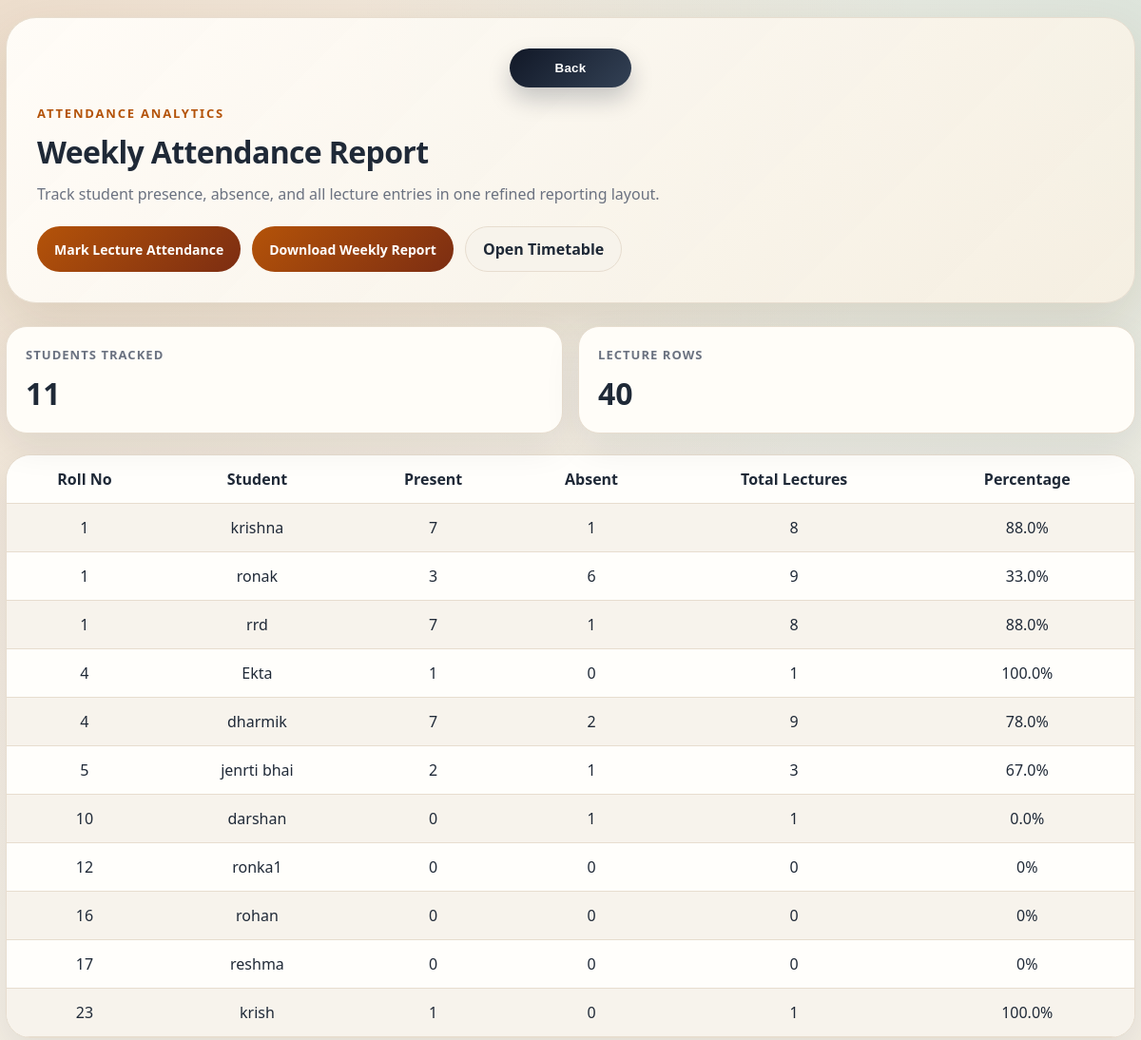
Page /weekly_attendance (signed in, upper part) on the earlier database version.
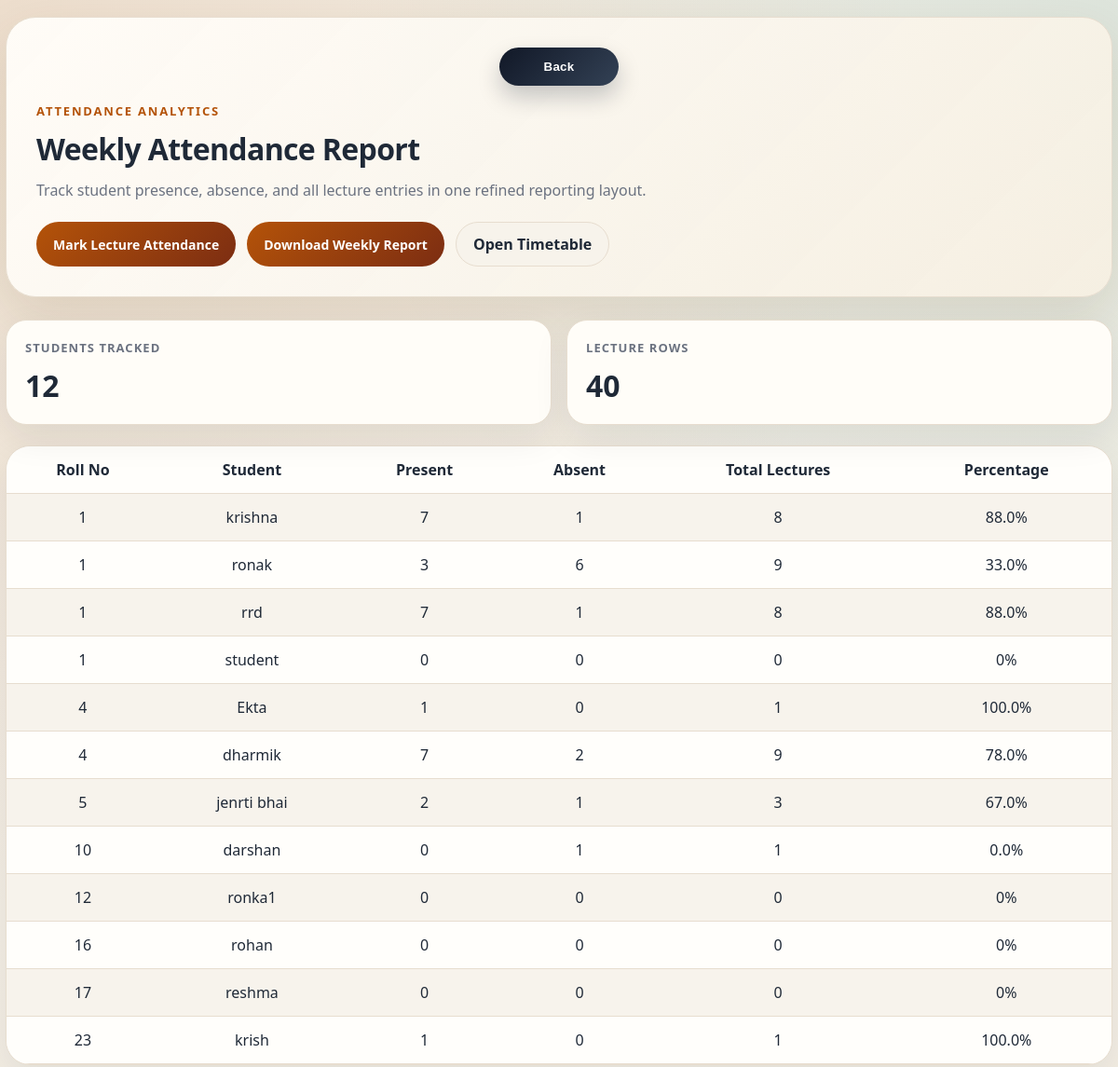
Same page on the later database version.
### tables this page shows
CREATE TABLE users(
        id INTEGER PRIMARY KEY AUTOINCREMENT,
        rollno INTEGER,
        username TEXT UNIQUE,
        password TEXT,
        gender TEXT,
        mobile TEXT,
        address TEXT,
        photo TEXT,
        enroll TEXT,
        blood TEXT,
        school TEXT,
        birthdate TEXT
    , role TEXT DEFAULT 'student', class TEXT);

### app.py (the view)
@app.route("/weekly_attendance")
def weekly_attendance():
    if "user" not in session:
        return redirect("/")
    user = current_user()
    if user is None:
        session.clear()
        return redirect("/")
    with db() as con:
        ensure_six_month_timetable(con)
        if session.get("role") == "student":
            summary = con.execute("""
            SELECT
                users.id,
                users.rollno,
                users.username,
                SUM(CASE WHEN lecture_attendance.status='Present' THEN 1 ELSE 0 END) AS present_count,
                SUM(CASE WHEN lecture_attendance.status='Absent' THEN 1 ELSE 0 END) AS absent_count,
                SUM(CASE WHEN lecture_attendance.status IN ('Present', 'Absent') THEN 1 ELSE 0 END) AS total_count
            FROM users
            LEFT JOIN lecture_attendance ON lecture_attendance.student_id = users.id
            WHERE users.id=?
            GROUP BY users.id, users.rollno, users.username
            """, (user["id"],)).fetchall()
            lectures = get_lecture_attendance_rows(
                con,
                "WHERE users.id=?",
                (user["id"],)
            )
        else:
            summary = con.execute("""
            SELECT
                users.id,
                users.rollno,
                users.username,
                SUM(CASE WHEN lecture_attendance.status='Present' THEN 1 ELSE 0 END) AS present_count,
                SUM(CASE WHEN lecture_attendance.status='Absent' THEN 1 ELSE 0 END) AS absent_count,
                SUM(CASE WHEN lecture_attendance.status IN ('Present', 'Absent') THEN 1 ELSE 0 END) AS total_count
            FROM users
            LEFT JOIN lecture_attendance ON lecture_attendance.student_id = users.id
            WHERE users.role='student'
            GROUP BY users.id, users.rollno, users.username
            ORDER BY users.rollno, users.username
            """).fetchall()
            lectures = get_lecture_attendance_rows(
                con,
                "WHERE users.role='student'"
            )
    return render_template(
        "shared/weekly_attendance.html",
        summary=summary,
        lectures=lectures,
        is_student_view=session.get("role") == "student"
    )

### app.py (called while the page is built)
def db():
    con = sqlite3.connect(app.config["DATABASE_PATH"])
    con.row_factory = sqlite3.Row
    return con

def current_user():
    if "user" not in session:
        return None
    with db() as con:
        return con.execute(
            "SELECT * FROM users WHERE username=?",
            (session["user"],)
        ).fetchone()

def format_display_date(value):
    try:
        return date.fromisoformat(value).strftime("%d-%m-%Y")
    except (TypeError, ValueError):
        return value or "-"

def format_timetable_range(start_time, end_time):
    if start_time and end_time:
        return f"{start_time} to {end_time}"
    return start_time or end_time or ""

def expected_timetable_lecture_count(start_date, total_days, con=None):
    total_lectures = 0
    for day_offset in range(total_days):
        current_date = start_date + timedelta(days=day_offset)
        day_name = current_date.strftime("%A")
        if day_name == "Sunday":
            continue
        total_lectures += len(get_day_timetable_slots(day_name, con))
    return total_lectures

### templates/shared/weekly_attendance.html (shortened to what this page needs)
<!DOCTYPE html>
<html>
<head>
<link rel="stylesheet" href="{{ url_for('static', filename='style.css') }}">
</head>
<body>
<div class="page-shell">
    <div class="page-hero">
        <div class="back-button">
            <button type="button" onclick="history.back()">Back</button>
        </div>
        <div class="section-title">Attendance Analytics</div>
        <h1>Weekly Attendance Report</h1>
        {% if is_student_view %}
        <p>Check your own lecture attendance summary and all lecture entries.</p>
        {% else %}
        <p>Track student presence, absence, and all lecture entries in one refined reporting layout.</p>
        {% endif %}
        <div class="action-row">
            {% if not is_student_view %}
            <a href="/lecture_attendance" class="primary-link">Mark Lecture Attendance</a>
            {% endif %}
            <a href="/weekly_attendance_download" class="primary-link">
                {% if is_student_view %}Download My Weekly Report{% else %}Download Weekly Report{% endif %}
            </a>
            <a href="/timetable" class="secondary-link">Open Timetable</a>
        </div>
    </div>
    <div class="stats-row">
        <div class="stat-card">
            <div class="stat-label">{% if is_student_view %}Records Shown{% else %}Students Tracked{% endif %}</div>
            <div class="stat-value">{{ summary|length }}</div>
        </div>
        <div class="stat-card">
            <div class="stat-label">Lecture Rows</div>
            <div class="stat-value">{{ lectures|length }}</div>
        </div>
    </div>
    <div class="table-shell">
        <table>
            <tr>
                <th>Roll No</th>
                <th>{% if is_student_view %}Name{% else %}Student{% endif %}</th>
                <th>Present</th>
                <th>Absent</th>
                <th>Total Lectures</th>
                <th>Percentage</th>
            </tr>
            {% for row in summary %}
            <tr>
                <td>{{ row["rollno"] }}</td>
                <td>{{ row["username"] }}</td>
                <td>{{ row["present_count"] or 0 }}</td>
                <td>{{ row["absent_count"] or 0 }}</td>
                <td>{{ row["total_count"] or 0 }}</td>
                <td>
                {% if row["total_count"] %}
                {{ ((row["present_count"] or 0) * 100 / row["total_count"]) | round(0) }}%
                {% else %}
                0%
                {% endif %}
                </td>
            </tr>
            {% endfor %}
        </table>
    </div>
</div>
</body>
</html>

Differences in the rows shown:
added users: rollno "1", username "student", row "0", shows "0%"
Other differences:
{{ summary|length }}: "11" → "12"
